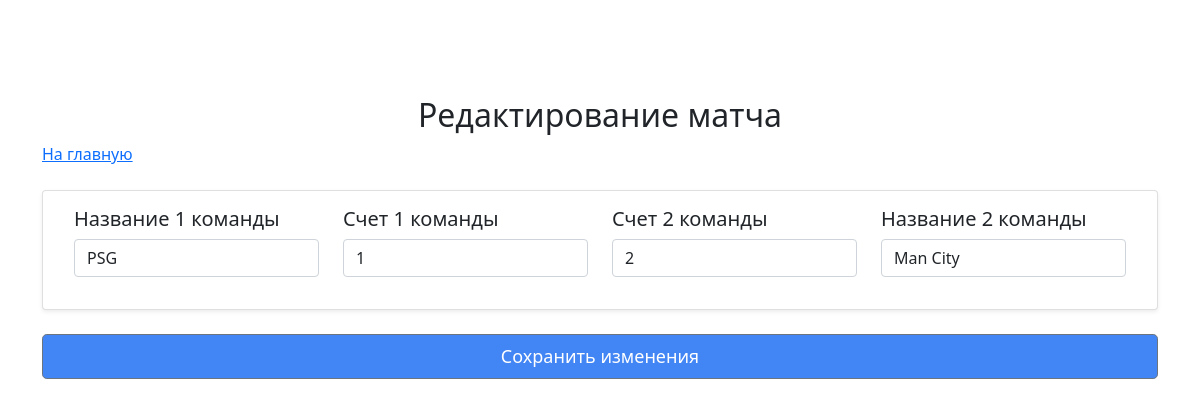
Screenshot of /editevent.php?id=5 with the database file from the repository.
### tables this page shows
CREATE TABLE `Team` (
  `id` int NOT NULL COMMENT 'id команды',
  `Name` varchar(255) NOT NULL COMMENT 'наименование команды',
  `emblem` text COMMENT 'Эмблема команды'
);

CREATE TABLE `Game` (
  `id` int NOT NULL COMMENT 'id игры',
  `id_team1` int NOT NULL COMMENT 'id первой команды',
  `id_team2` int NOT NULL COMMENT 'id второй команды',
  `Goals1` int NOT NULL,
  `Goals2` int NOT NULL
);

### editevent.php (the view, shortened to what this page needs)
<?php
require "dbconnect.php";
$idMatch = $_GET['id'];
$sql = "SELECT Game.id, Game.id_team1, Game.id_team2, Game.Goals1, Game.Goals2 FROM Game WhERE Game.id=$idMatch";
$sqlgame = $conn->query($sql);
?>
<head>
    <link rel="stylesheet" href="https://cdn.jsdelivr.net/npm/bootstrap@4.6.0/dist/css/bootstrap.min.css">
    <link rel="stylesheet" href="https://cdn.jsdelivr.net/npm/bootstrap@5.1.3/dist/css/bootstrap.min.css">
  </head>
  <body>
  <?php
  foreach ($sqlgame as $games) :
    $id_team1=$games['id_team1'];
    $sqlname = $conn->query("SELECT Team.Name FROM Team WHERE Team.id = $id_team1");
    $name1 = $sqlname->fetch(PDO::FETCH_ASSOC);
    $id_team2=$games['id_team2'];
    $sqlname = $conn->query("SELECT Team.Name FROM Team WHERE Team.id = $id_team2");
    $name2 = $sqlname->fetch(PDO::FETCH_ASSOC);
    $goals1= $games['Goals1'];
    $goals2= $games['Goals2'];
endforeach;
?>
<div class="container pt-5">
        <h2 class="text-center mt-5">Редактирование матча</h2>
        <a href="/index.php">На главную</a>
        <form class="needs-validation" action="/matches.php?id=<?= $idMatch ?>" method="POST">
                    <div class="card mb-4 mt-4 shadow-sm">
                        <div class="card-body">
                            <div class="col">
                                <div class="row">
                                    <div class="col mb-3">
                                        <h5 for="exampleFormControlTextarea1" class="form-label">Название 1 команды
                                        </h5>
                                        <input type="varchar" class="form-control" name="Name1" id="Name1" value = "<?= $name1['Name'] ?>">
                                    </div>
                                    <div class="col mb-3">
                                        <h5 for="exampleFormControlTextarea1" class="form-label">Счет 1 команды
                                        </h5>
                                        <input type="varchar" class="form-control" name="Goals1" id="Goals1" value = "<?= $goals1?>">
                                    </div>
                                    <div class="col mb-3">
                                        <h5 for="exampleFormControlTextarea1" class="form-label">Счет 2 команды
                                        </h5>
                                        <input type="varchar" class="form-control" name="Goals2" id="Goals2" value = "<?= $goals2?>">
                                    </div>
                                    <div class="col mb-3">
                                        <h5 for="exampleFormControlTextarea1" class="form-label">Название 2 команды
                                        </h5>
                                        <input type="varchar" class="form-control" name="Name2" id="Name2" value = "<?= $name2['Name'] ?>">
                                    </div>
                                </div>
                            </div>
                        </div>
                    </div>
                    <button class="btn btn-secondary btn-lg btn-block" formaction="/edit.php?id=<?= $idMatch ?>" type="submit">Сохранить изменения</button>
        </form>
    </div>
</body>

### editevent.php (style rules this page uses)
.btn { float:right; background-color: #4285F4; font-size: 18px; color: white; }

### rows the page displays
team: Name1 "PSG"
game: Goals1 "1", Goals2 "2"
team: Name2 "Man City"
